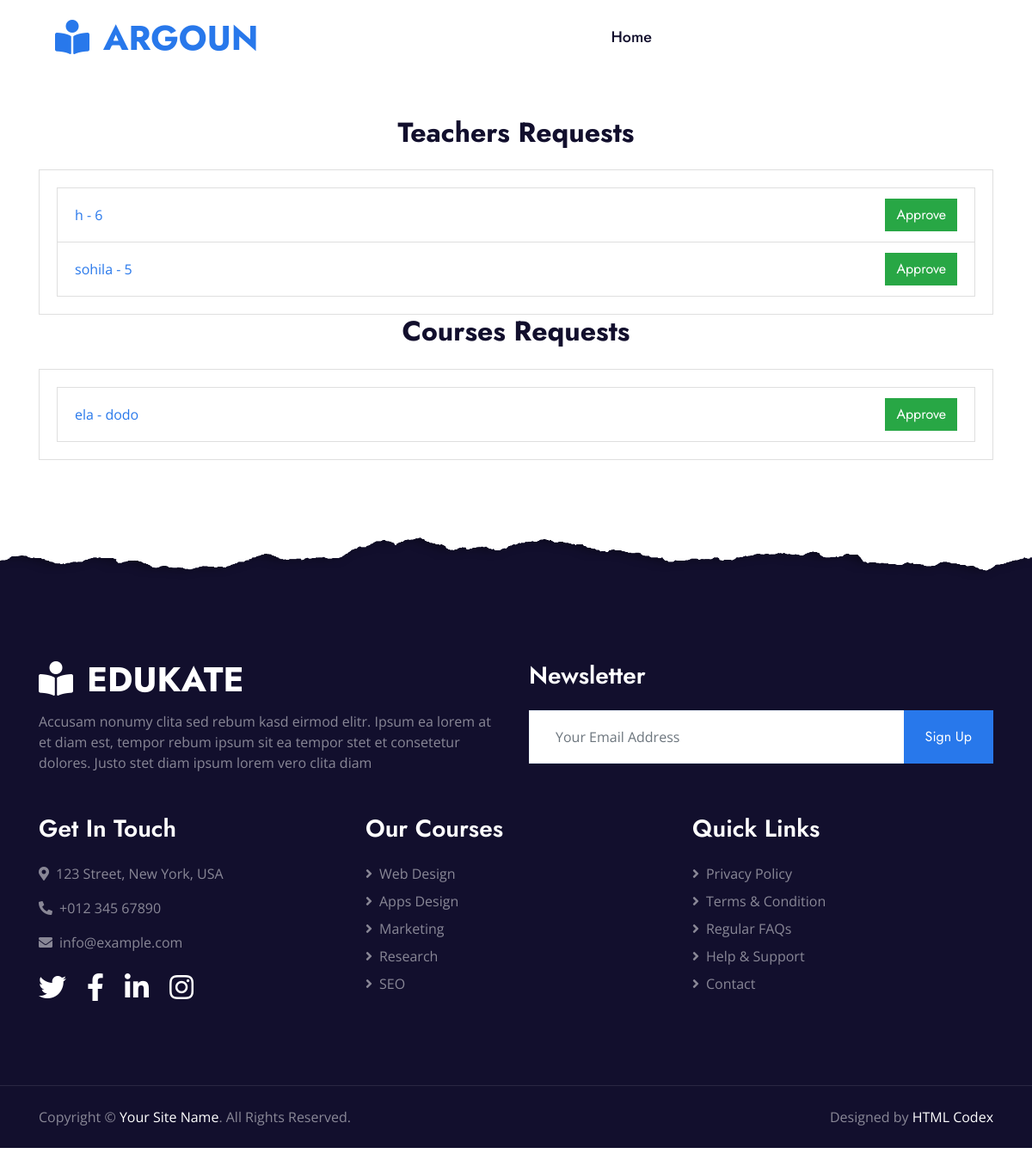
Before: /admin_dashboard with the older database file.
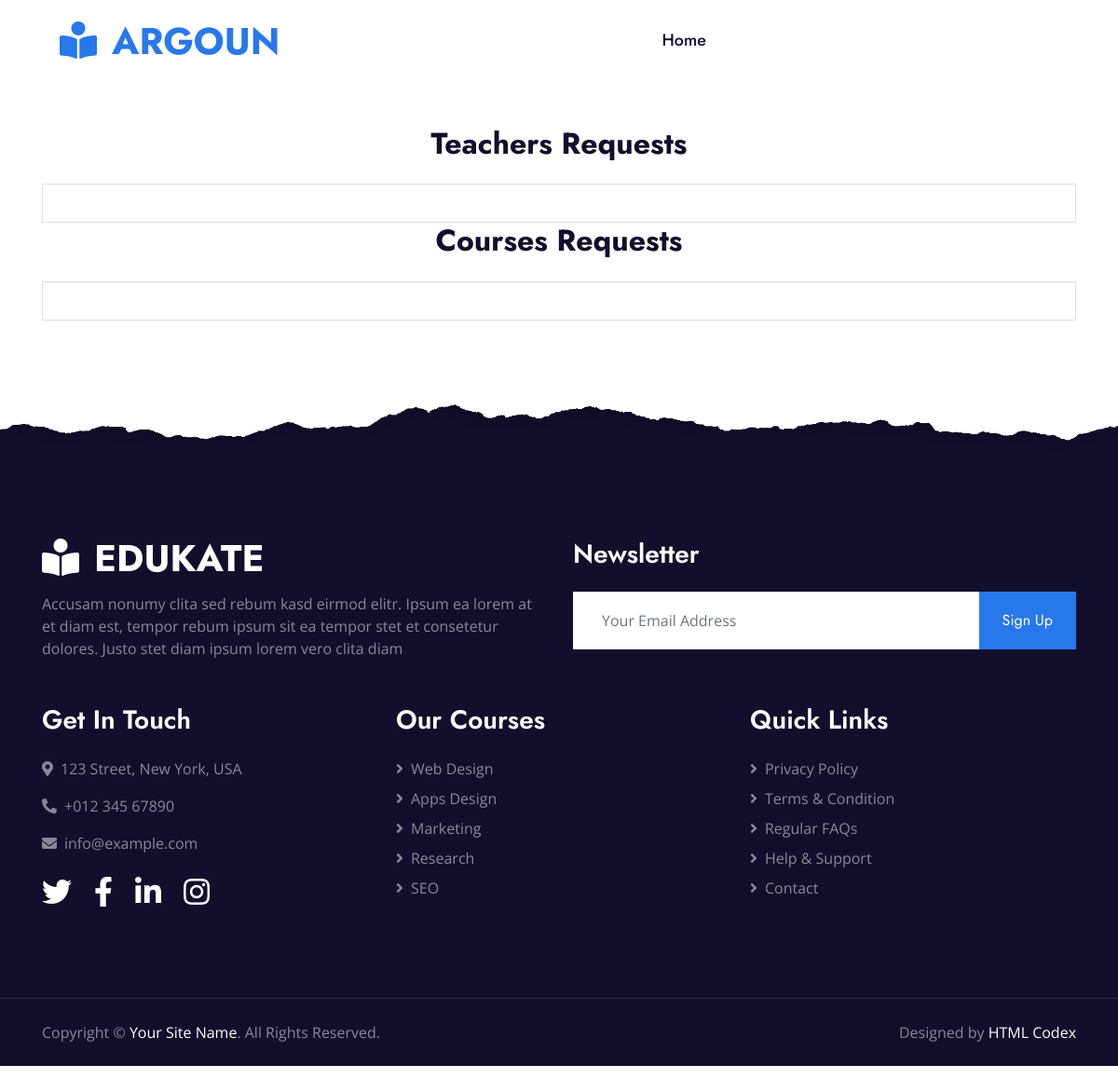
After: the same page with the newer database file.
### main.py (models this page shows, shortened)
    class Teacher(UserMixin, db.Model):
        id = db.Column(db.Integer, primary_key=True)
        name = db.Column(db.String(1000))
        phone = db.Column(db.String(100), unique=True)
        teacher_sample = db.Column(db.String(100))
        status = db.Column(db.String(100))
        videos = db.relationship('Videos', back_populates='teacher')

    class Courses(db.Model):
        id = db.Column(db.Integer, primary_key=True)
        course_name = db.Column(db.String(1000))
        teacher_name = db.Column(db.String(100))
        teacher_phone = db.Column(db.String(100))
        course_price = db.Column(db.Integer)
        rate = db.Column(db.String(100))
        course_sample = db.Column(db.String(100))
        status = db.Column(db.String(100))
        users = db.relationship('User', secondary=user_course_association, back_populates='courses')

### main.py (the view)
@app.route("/admin_dashboard")
def admin_dashboard():
    pending_requests = Teacher.query.filter_by(status='pending').all()
    pending_courses = Courses.query.filter_by(status='pending').all()
    return render_template("admin_dashboard.html", pending_requests=pending_requests, pending_courses=pending_courses)

### templates/admin_dashboard.html (shortened to what this page needs)
<!DOCTYPE html>
<html lang="en">
<head>
    <link href="https://cdnjs.cloudflare.com/ajax/libs/font-awesome/5.10.0/css/all.min.css" rel="stylesheet">
    <link href="lib/owlcarousel/assets/owl.carousel.min.css" rel="stylesheet">
    <link href="../static/css/style.css" rel="stylesheet">
</head>
<body>
    <div class="container-fluid p-0">
        <nav class="navbar navbar-expand-lg bg-white navbar-light py-3 py-lg-0 px-lg-5">
            <a href="/" class="navbar-brand ml-lg-3">
                <h1 class="m-0 text-uppercase text-primary"><i class="fa fa-book-reader mr-3"></i>Argoun</h1>
            </a>
            <div class="collapse navbar-collapse justify-content-between px-lg-3" id="navbarCollapse">
                <div class="navbar-nav mx-auto py-0">
                    <a href="/" class="nav-item nav-link">Home</a>
        </nav>
    </div>
<section id="admin-dashboard" class="py-5">
    <div class="container">
    <h2 class="text-center mb-4">Teachers Requests</h2>
    <div class="card">
        <div class="card-body">
            <ul class="list-group">
                {% for request in pending_requests %}
                    <li class="list-group-item d-flex justify-content-between align-items-center">
                       <a href="{{ url_for('view_teacher_sample', request_id=request.id) }}">
                            {{ request.name }} - {{ request.phone }}
                        </a>
                        <a href="{{ url_for('approve_teacher_request', request_id=request.id) }}" class="btn btn-success">Approve</a>
                    </li>
                {% endfor %}
            </ul>
        </div>
    </div>
</div>
    <div class="container">
        <h2 class="text-center mb-4">Courses Requests</h2>
                <div class="card">
            <div class="card-body">
                <ul class="list-group">
                    {% for course in pending_courses %}
                        <li class="list-group-item d-flex justify-content-between align-items-center">
                            <a href="{{ url_for('course_detail', course_id=course.id) }}">
                                {{ course.course_name }} - {{ course.teacher_name }}
                            </a>
                            <a href="{{ url_for('approve_course_request', course_id=course.id) }}" class="btn btn-success">Approve</a>
                        </li>
                    {% endfor %}
                </ul>
            </div>
        </div>
    </div>
    <div class="container-fluid position-relative overlay-top bg-dark text-white-50 py-5" style="margin-top: 90px;">
        <div class="container mt-5 pt-5">
            <div class="row">
                <div class="col-md-6 mb-5">
                    <a href="index.html" class="navbar-brand">
                        <h1 class="mt-n2 text-uppercase text-white"><i class="fa fa-book-reader mr-3"></i>Edukate</h1>
                    </a>
                    <p class="m-0">Accusam nonumy clita sed rebum kasd eirmod elitr. Ipsum ea lorem at et diam est, tempor rebum ipsum sit ea tempor stet et consetetur dolores. Justo stet diam ipsum lorem vero clita diam</p>
                </div>
                <div class="col-md-6 mb-5">
                    <h3 class="text-white mb-4">Newsletter</h3>
                    <div class="w-100">
                        <div class="input-group">
                            <input type="text" class="form-control border-light" style="padding: 30px;" placeholder="Your Email Address">
                            <div class="input-group-append">
                                <button class="btn btn-primary px-4">Sign Up</button>
                            </div>
                        </div>
                    </div>
                </div>
            </div>
            <div class="row">
                <div class="col-md-4 mb-5">
                    <h3 class="text-white mb-4">Get In Touch</h3>
                    <p><i class="fa fa-map-marker-alt mr-2"></i>123 Street, New York, USA</p>
                    <p><i class="fa fa-phone-alt mr-2"></i>+012 345 67890</p>
                    <p><i class="fa fa-envelope mr-2"></i>info@example.com</p>
                    <div class="d-flex justify-content-start mt-4">
                        <a class="text-white mr-4" href="#"><i class="fab fa-2x fa-twitter"></i></a>
                        <a class="text-white mr-4" href="#"><i class="fab fa-2x fa-facebook-f"></i></a>
                        <a class="text-white mr-4" href="#"><i class="fab fa-2x fa-linkedin-in"></i></a>
                        <a class="text-white" href="#"><i class="fab fa-2x fa-instagram"></i></a>
                    </div>
                </div>
                <div class="col-md-4 mb-5">
                    <h3 class="text-white mb-4">Our Courses</h3>
                    <div class="d-flex flex-column justify-content-start">
                        <a class="text-white-50 mb-2" href="#"><i class="fa fa-angle-right mr-2"></i>Web Design</a>
                        <a class="text-white-50 mb-2" href="#"><i class="fa fa-angle-right mr-2"></i>Apps Design</a>
                        <a class="text-white-50 mb-2" href="#"><i class="fa fa-angle-right mr-2"></i>Marketing</a>
                        <a class="text-white-50 mb-2" href="#"><i class="fa fa-angle-right mr-2"></i>Research</a>
                        <a class="text-white-50" href="#"><i class="fa fa-angle-right mr-2"></i>SEO</a>
                    </div>
                </div>
                <div class="col-md-4 mb-5">
                    <h3 class="text-white mb-4">Quick Links</h3>
                    <div class="d-flex flex-column justify-content-start">
                        <a class="text-white-50 mb-2" href="#"><i class="fa fa-angle-right mr-2"></i>Privacy Policy</a>
                        <a class="text-white-50 mb-2" href="#"><i class="fa fa-angle-right mr-2"></i>Terms & Condition</a>
                        <a class="text-white-50 mb-2" href="#"><i class="fa fa-angle-right mr-2"></i>Regular FAQs</a>
                        <a class="text-white-50 mb-2" href="#"><i class="fa fa-angle-right mr-2"></i>Help & Support</a>
                        <a class="text-white-50" href="#"><i class="fa fa-angle-right mr-2"></i>Contact</a>
                    </div>
                </div>
            </div>
        </div>
    </div>
    <div class="container-fluid bg-dark text-white-50 border-top py-4" style="border-color: rgba(256, 256, 256, .1) !important;">
        <div class="container">
            <div class="row">
                <div class="col-md-6 text-center text-md-left mb-3 mb-md-0">
                    <p class="m-0">Copyright &copy; <a class="text-white" href="#">Your Site Name</a>. All Rights Reserved.
                    </p>
                </div>
                <div class="col-md-6 text-center text-md-right">
                    <p class="m-0">Designed by <a class="text-white" href="https://htmlcodex.com">HTML Codex</a>
                    </p>
                </div>
            </div>
        </div>
    </div>
</body>
</html>

Changed rows visible on the page:
removed Teacher: name "h", phone "6"
removed Teacher: name "sohila", phone "5"
removed Courses: course_name "ela", teacher_name "dodo"
